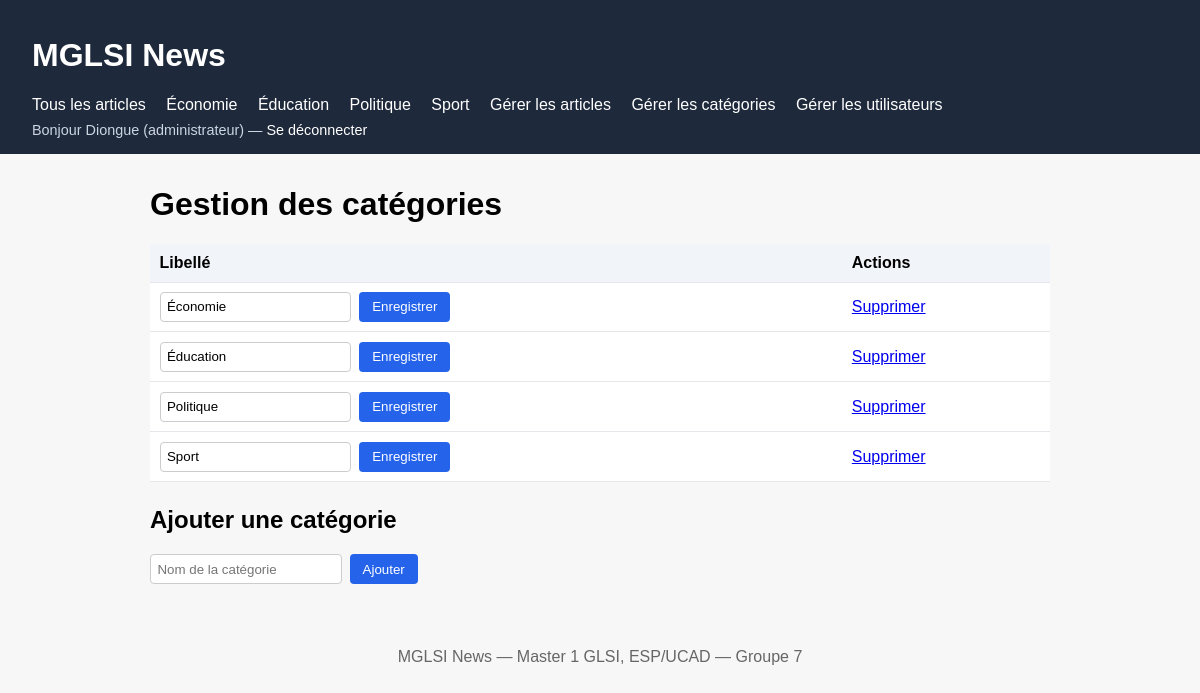
The app's page /index.php?action=admin_categories (signed in) with its own data.
### tables this page shows
CREATE TABLE Categorie (
  id INT PRIMARY KEY AUTO_INCREMENT,
  libelle VARCHAR(100) NOT NULL
);

### app/controllers/AdminController.php (called while the page is built, shortened)
<?php
class AdminController {
    private Categorie $categorieModel;
    public function __construct(PDO $db) {
        $this->categorieModel = new Categorie($db);
    }
    public function categories(): void {
        $categories = $this->categorieModel->findAll();
        require __DIR__ . '/../views/layouts/header.php';
        require __DIR__ . '/../views/admin/categories.php';
        require __DIR__ . '/../views/layouts/footer.php';
    }
}

### app/models/Categorie.php (called while the page is built, shortened)
<?php
class Categorie {
    private PDO $db;
    public function __construct(PDO $db) { $this->db = $db; }
    public function findAll(): array {
        return $this->db->query("SELECT * FROM Categorie ORDER BY libelle")->fetchAll();
    }
}

### app/views/admin/categories.php (the view, shortened to what this page needs)
<h1>Gestion des catégories</h1>
<table class="table-admin">
    <thead>
        <tr><th>Libellé</th><th>Actions</th></tr>
    </thead>
    <tbody>
        <?php foreach ($categories as $cat): ?>
        <tr>
            <td>
                <form method="post" action="index.php?action=admin_categorie_save" class="formulaire-inline">
                    <input type="text" name="libelle" value="<?= htmlspecialchars($cat['libelle']) ?>" required>
                    <button type="submit">Enregistrer</button>
                </form>
            </td>
            <td>
                <a href="index.php?action=admin_categorie_delete&id=<?= $cat['id'] ?>"
                   onclick="return confirm('Supprimer cette catégorie ? Les articles liés perdront leur catégorie.');">
                    Supprimer
                </a>
            </td>
        </tr>
        <?php endforeach; ?>
    </tbody>
</table>
<h2>Ajouter une catégorie</h2>
<form method="post" action="index.php?action=admin_categorie_save" class="formulaire-inline">
    <input type="text" name="libelle" placeholder="Nom de la catégorie" required>
    <button type="submit">Ajouter</button>
</form>

### app/views/layouts/header.php (shortened to what this page needs)
<!DOCTYPE html>
<html lang="fr">
<head>
    <link rel="stylesheet" href="css/style.css">
</head>
<body>
<header>
    <h1><a href="index.php?action=accueil">MGLSI News</a></h1>
    <nav>
        <a href="index.php?action=accueil">Tous les articles</a>
        <?php foreach ($categories as $cat): ?>
            <a href="index.php?action=accueil&categorie=<?= $cat['id'] ?>">
                <?= htmlspecialchars($cat['libelle']) ?>
            </a>
        <?php endforeach; ?>
        <?php $role = $_SESSION['utilisateur']['role'] ?? null; ?>
        <?php if ($role === 'editeur' || $role === 'administrateur'): ?>
            <a href="index.php?action=admin_articles">Gérer les articles</a>
            <a href="index.php?action=admin_categories">Gérer les catégories</a>
        <?php endif; ?>
        <?php if ($role === 'administrateur'): ?>
            <a href="index.php?action=admin_utilisateurs">Gérer les utilisateurs</a>
        <?php endif; ?>
    </nav>
    <div class="compte">
        <?php if (!empty($_SESSION['utilisateur'])): ?>
            Bonjour <?= htmlspecialchars($_SESSION['utilisateur']['nom']) ?>
            (<?= htmlspecialchars($_SESSION['utilisateur']['role']) ?>)
            — <a href="index.php?action=logout">Se déconnecter</a>
        <?php else: ?>
            <a href="index.php?action=login">Se connecter</a>
        <?php endif; ?>
    </div>
</header>
<main>

### public/css/style.css (style rules this page uses)
body { font-family: Arial, sans-serif; margin: 0; background: #f7f7f7; }
header { background: #1e293b; color: white; padding: 1rem 2rem; }
header a { color: white; text-decoration: none; margin-right: 1rem; }
main { max-width: 900px; margin: 2rem auto; padding: 0 1rem; }
.compte { color: #cbd5e1; font-size: .9rem; margin-top: .5rem; }
.compte a { color: white; }
.formulaire-inline { display: flex; gap: .5rem; }
.formulaire-inline input { padding: .4rem; border: 1px solid #ccc; border-radius: 4px; }
.formulaire-inline button { padding: .4rem .8rem; background: #2563eb; color: white; border: none; border-radius: 4px; cursor: pointer; }
.table-admin { width: 100%; border-collapse: collapse; background: white; margin-bottom: 1.5rem; }
.table-admin th, .table-admin td { padding: .6rem; border-bottom: 1px solid #e5e7eb; text-align: left; }
.table-admin th { background: #f1f5f9; }

### records on screen
categorie: libelle "Économie"
categorie: libelle "Éducation"
categorie: libelle "Politique"
categorie: libelle "Sport"

### other values on screen
$_SESSION['utilisateur']['nom'] "Diongue"
$_SESSION['utilisateur']['role'] "administrateur"
